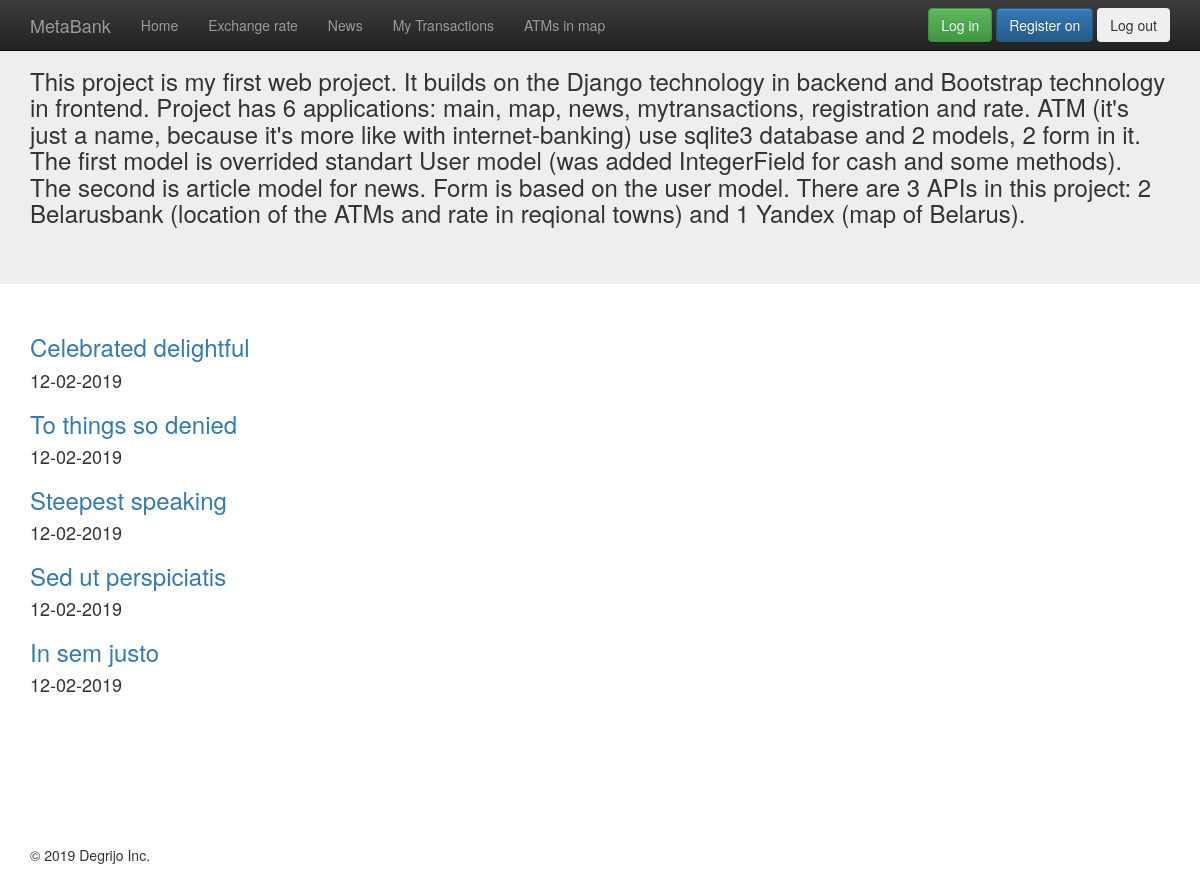
Page /news/ on the committed database.
### news/models.py (models this page shows, shortened)
class Articles(models.Model):
    title = models.CharField(max_length=100)
    date = models.DateTimeField()
    text = models.TextField()
    author = models.CharField(max_length=100, default="anonymous")

### news/templates/news/posts.html
{% extends "appmain/wrapper.html" %}
{% block content %}
    <div class="container">
        {% for post in object_list %}
            <a href="/news/{{post.id}}"><h3>{{post.title}}</h3></a>
            <h4>{{post.date|date:"d-m-Y"}}</h4>
        {% endfor %}
    </div>
{% endblock %}

### rows in the picture
Articles: title "Celebrated delightful", date "12-02-2019"
Articles: title "To things so denied", date "12-02-2019"
Articles: title "Steepest speaking", date "12-02-2019"
Articles: title "Sed ut perspiciatis", date "12-02-2019"
Articles: title "In sem justo", date "12-02-2019"
